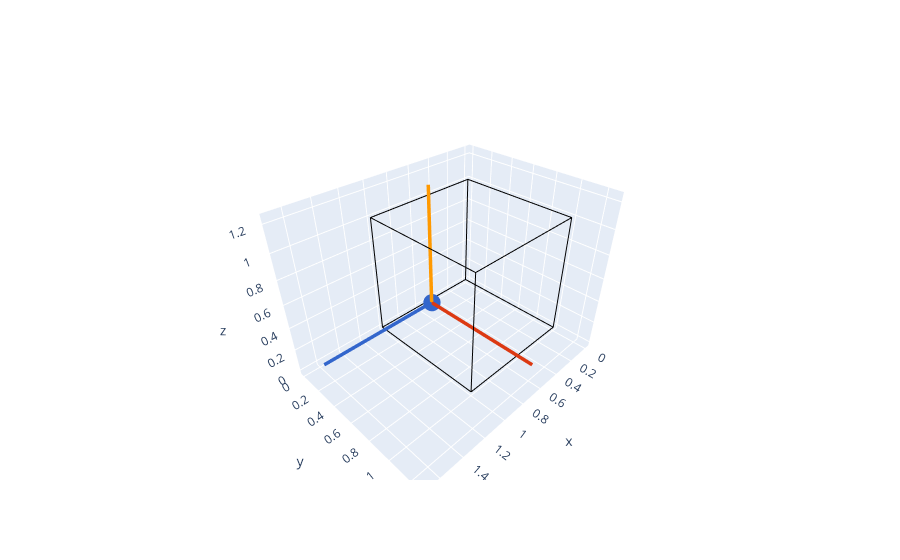

Notebook source saved alongside this figure:
### Markdown cell above
Fundamental representation is one in which all nodes are inner nodes and their tesselations

### Code cell
lat_w.calculate_fundamental_representation()
plotting.plotly_unit_cell_3d(lat_w, show_uc_box=True, repr='fundamental').show()
print(lat_w)
print('Fundamental node coordinates: ', lat_w.transformed_node_coordinates[np.unique(lat_w.fundamental_edge_adjacency)])
print('Fundamental tesselation vectors:\n', lat_w.fundamental_tesselation_vecs)

### Figure 1 — Plotly figure (JSON) as saved in the notebook; plotly's stock layout.template omitted (floating-point values rounded to 4 significant figures)
{"data": [{"line": {"color": "black", "width": 2}, "mode": "lines", "name": "unit cell", "showlegend": false, "type": "scatter3d", "x": [1, 0, 0, 1, null, 0, 0, 0, 0, null, 0, 1, 1, 0, null, 1, 1, 1, 1], "y": [0, 0, 1, 1, null, 0, 0, 1, 1, null, 0, 0, 1, 1, null, 0, 0, 1, 1], "z": [0, 0, 0, 0, null, 0, 1, 1, 0, null, 1, 1, 1, 1, null, 1, 0, 0, 1]}, {"marker": {"color": ["#3366CC"], "size": 6}, "mode": "markers", "name": "nodes", "showlegend": false, "text": [3], "textfont": {"size": 14}, "type": "scatter3d", "x": [0.6841], "y": [0.2658], "z": [0.2287]}, {"connectgaps": false, "hoverinfo": "none", "line": {"color": ["#3366CC", "#3366CC", "#3366CC", "#DC3912", "#DC3912", "#DC3912", "#FF9900", "#FF9900", "#FF9900"], "width": 7}, "mode": "lines", "name": "edges", "showlegend": false, "type": "scatter3d", "x": [0.6841, 1.684, null, 0.6841, 0.6841, null, 0.6841, 0.6841, null], "y": [0.2658, 0.2658, null, 0.2658, 1.266, null, 0.2658, 0.2658, null], "z": [0.2287, 0.2287, null, 0.2287, 0.2287, null, 0.2287, 1.229, null]}], "layout": {"title": {"text": ""}}}
